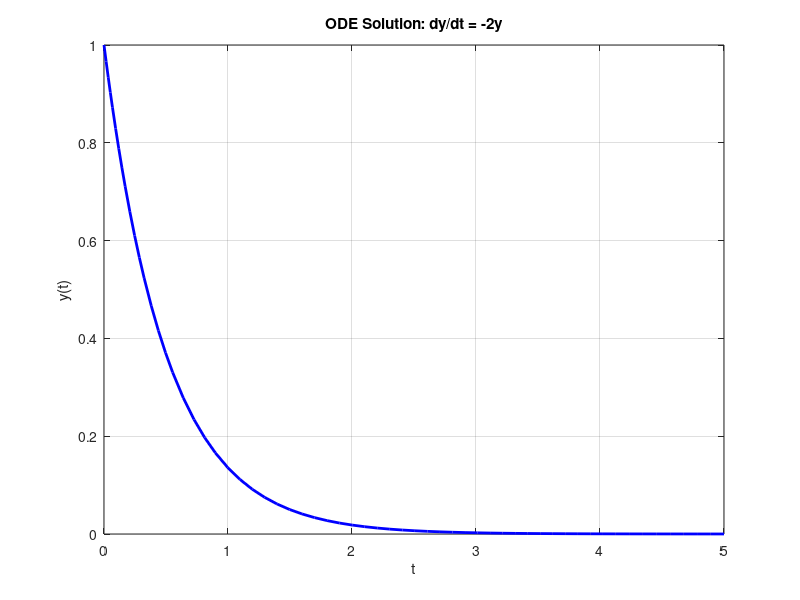
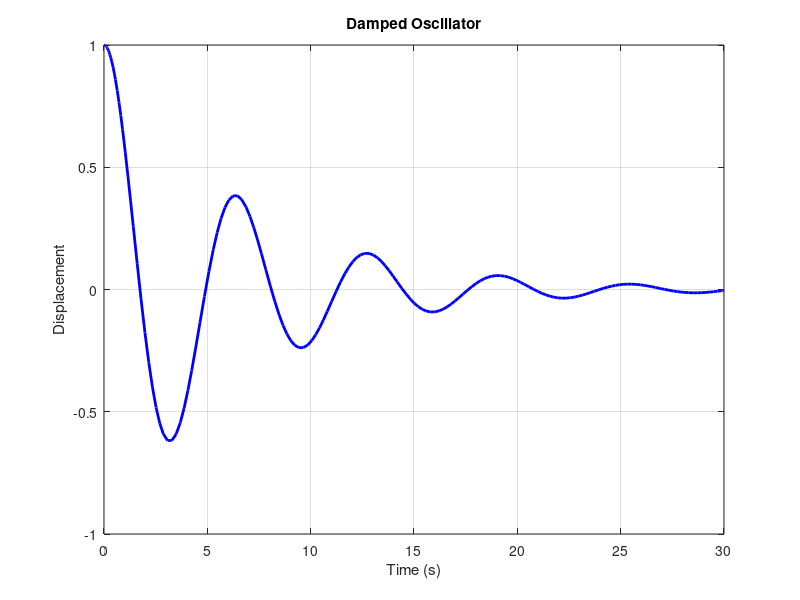

Write MATLAB code to recreate these figures, in order.
% ============================================================
% Chapter 3: Numerical Computing with NumPy and SciPy
% "From MATLAB to Python for Engineers and Scientists"
% MATLAB Reference Code
% ============================================================

%% 3.1 Array Creation and Properties
% ------------------------------------------------------------
% Basic array construction
v = [1, 2, 3, 4, 5];
M = [1, 2, 3; 4, 5, 6; 7, 8, 9];

% Properties
disp(size(M))       % [3, 3]
disp(size(M, 1))    % 3  — number of rows
disp(size(M, 2))    % 3  — number of columns
disp(numel(M))      % 9  — total number of elements
disp(ndims(M))      % 2  — number of dimensions

% Reshape
v_col = reshape(v, 5, 1);       % reshape to column vector
M2    = reshape(1:12, 3, 4);    % 3x4 matrix from range

% Flatten matrix to vector
flat = M(:);    % column vector, column-major order


%% 3.2 Array Operations and Broadcasting
% ------------------------------------------------------------
A = [1, 2, 3; 4, 5, 6];    % 2x3
s = 10;

% Scalar operations — applied to every element
A_scaled  = A * s;      % multiply all elements by 10
A_shifted = A + s;      % add 10 to all elements
A_sq      = A .^ 2;     % square every element

% Element-wise operations between arrays of same shape
B = [7, 8, 9; 10, 11, 12];
C = A .* B;     % element-wise multiply
D = A ./ B;     % element-wise divide

% Broadcasting (MATLAB R2016b+)
col_vec = [1; 2];       % 2x1
result  = A + col_vec;  % adds col_vec to each column of A
%   [1+1, 2+1, 3+1]     [2, 3, 4]
%   [4+2, 5+2, 6+2]  =  [6, 7, 8]

row_vec = [10, 20, 30]; % 1x3
result2 = A + row_vec;  % adds row_vec to each row of A


%% 3.3 Linear Algebra
% ------------------------------------------------------------
A = [2, 1; 5, 3];
b = [4; 7];

% Matrix inverse
A_inv = inv(A);

% Solve linear system Ax = b  (preferred over inv for numerical stability)
x = A \ b;          % backslash operator — fast and stable
disp(x)             % solution vector

% Verify: A*x should equal b
disp(A * x)

% Determinant
d = det(A);

% Eigenvalues and eigenvectors
[V, D] = eig(A);    % V = eigenvectors (columns), D = diagonal eigenvalues
eigenvalues = diag(D);

% Singular Value Decomposition
[U, S, V] = svd(A);

% Matrix norms
n1   = norm(A, 1);      % 1-norm
n2   = norm(A);         % 2-norm (default, spectral norm)
ninf = norm(A, inf);    % inf-norm
nf   = norm(A, 'fro');  % Frobenius norm

% Rank
r = rank(A);

% Trace
t = trace(A);


%% 3.4 Calculus: Integration and Differentiation
% ------------------------------------------------------------

% Numerical integration (quadrature)
f   = @(x) x.^2 + 2*x + 1;
result_int = integral(f, 0, 3);    % definite integral from 0 to 3
disp(result_int)    % 21.0

% Numerical differentiation (gradient)
x  = 0:0.1:2*pi;
y  = sin(x);
dy = gradient(y, x);   % dy/dx using central differences

% Trapezoidal integration on discrete data
area = trapz(x, y);


%% 3.5 Solving Differential Equations
% ------------------------------------------------------------

% Solve ODE: dy/dt = -2y,  y(0) = 1
odefun = @(t, y) -2 * y;
tspan  = [0, 5];
y0     = 1;

[t, y] = ode45(odefun, tspan, y0);

% Plot solution
figure;
plot(t, y, 'b-', 'LineWidth', 2)
xlabel('t'); ylabel('y(t)')
title('ODE Solution: dy/dt = -2y')
grid on


%% 3.6 Optimization
% ------------------------------------------------------------

% Minimize a scalar function
f_min    = @(x) (x - 3).^2 + 2;
[x_opt, fval] = fminbnd(f_min, 0, 10);
fprintf('Minimum at x = %.4f, f(x) = %.4f\n', x_opt, fval)

% Minimize a multivariate function (unconstrained)
f_multi  = @(x) (x(1) - 1).^2 + (x(2) - 2).^2;
x0       = [0, 0];
options  = optimset('Display', 'off');
[x_opt2, fval2] = fminsearch(f_multi, x0, options);

% Find root of a function: f(x) = x^3 - 2x - 5
f_root   = @(x) x.^3 - 2*x - 5;
x_root   = fzero(f_root, 2);
fprintf('Root at x = %.4f\n', x_root)


%% 3.7 Interpolation
% ------------------------------------------------------------
x_data = [0, 1, 2, 3, 4, 5];
y_data = [0, 1, 4, 9, 16, 25];   % y = x^2 data points

x_fine = linspace(0, 5, 100);

% Linear interpolation
y_linear = interp1(x_data, y_data, x_fine, 'linear');

% Cubic spline interpolation
y_spline = interp1(x_data, y_data, x_fine, 'spline');

% 2D interpolation
[X, Y]  = meshgrid(0:4, 0:4);
Z       = sin(X) .* cos(Y);
[Xq,Yq] = meshgrid(0:0.5:4, 0:0.5:4);
Zq      = interp2(X, Y, Z, Xq, Yq, 'linear');


%% 3.8 Statistics
% ------------------------------------------------------------
data = randn(1, 1000);  % 1000 random samples from N(0,1)

m    = mean(data);
med  = median(data);
s    = std(data);
v    = var(data);
mn   = min(data);
mx   = max(data);
p25  = prctile(data, 25);   % 25th percentile
p75  = prctile(data, 75);   % 75th percentile

% Correlation between two vectors
x = randn(1, 100);
y = 2*x + randn(1, 100);
r = corrcoef(x, y);     % returns 2x2 correlation matrix
fprintf('Correlation: %.4f\n', r(1,2))


%% 3.9 Real Simulation Example: Damped Oscillator
% ------------------------------------------------------------
% Simulate: m*x'' + c*x' + k*x = 0
% Parameters
m = 1.0;    % mass
c = 0.3;    % damping coefficient
k = 1.0;    % spring constant

% Convert to 1st order system: [x, v]' = [v, (-c*v - k*x)/m]
odefun = @(t, y) [y(2); (-c*y(2) - k*y(1)) / m];

tspan = [0, 30];
y0    = [1; 0];     % initial position=1, velocity=0

[t, sol] = ode45(odefun, tspan, y0);

figure;
plot(t, sol(:,1), 'b-', 'LineWidth', 2)
xlabel('Time (s)'); ylabel('Displacement')
title('Damped Oscillator')
grid on
